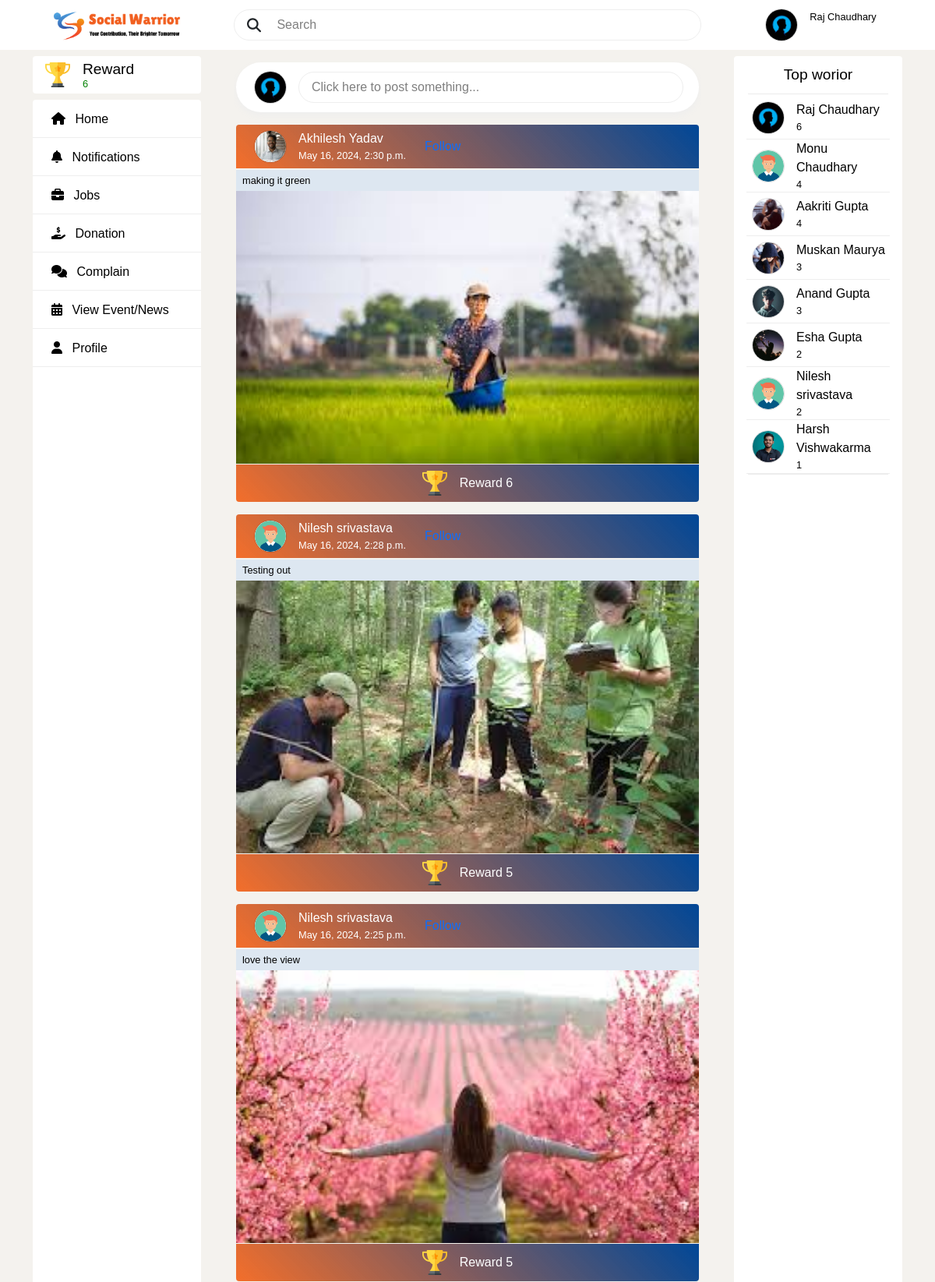
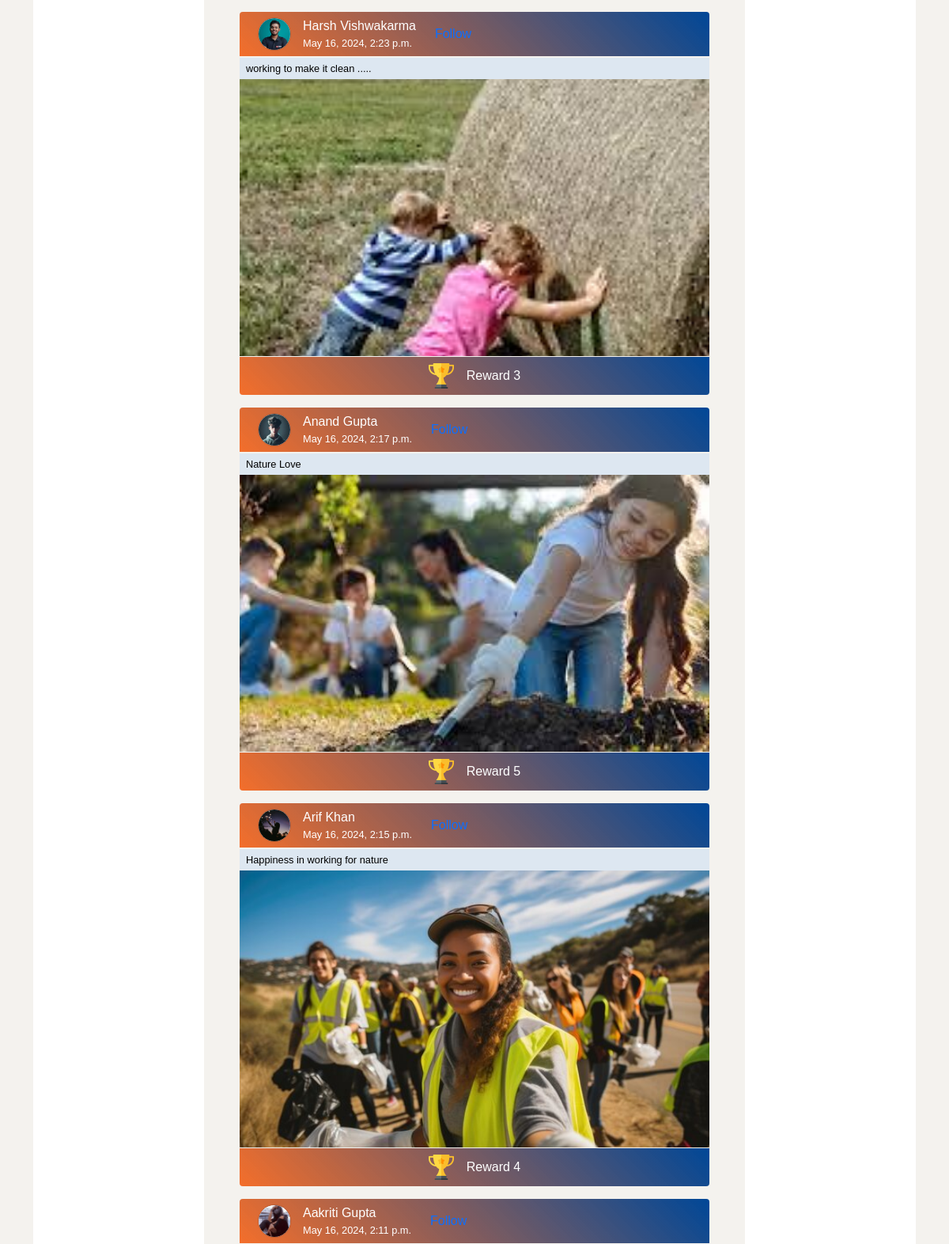
/publichome/ (signed in, upper part), run on the app's committed database (2 pictures, top to bottom).
### publicapp/models.py (models this page shows)
class Profile(models.Model):
    user=models.ForeignKey(User,on_delete=models.CASCADE,blank=True,null=True)
    contact_no=models.IntegerField()
    full_name=models.CharField(max_length=50)
    dob = models.CharField(max_length=100,blank=True)
    city=models.CharField(max_length=200)
    state=models.CharField(max_length=200)
    pin_code=models.CharField(max_length=100)
    followers=models.ManyToManyField(User,related_name='followers',blank=True)
    followings =models.ManyToManyField(User,related_name='followings',blank=True)
    profile_picture = models.ImageField(upload_to='profilepics',blank=True)

class Post(models.Model):
    pid=models.AutoField(primary_key=True)
    postcaption=models.TextField()
    postimage=models.ImageField(upload_to='posts',blank=True)
    postby=models.ForeignKey(Profile,on_delete=models.CASCADE)
    posteddate=models.DateTimeField(auto_now_add=True)
    likes = models.ManyToManyField(User,related_name="likes",blank=True)

class TopEnvorior(models.Model):
    profile = models.ForeignKey(Profile,on_delete=models.CASCADE)
    reward = models.IntegerField()

### publicapp/views.py (the view)
# urls.py: path('publichome/',views.publichome,name='publichome'),
@cache_control(no_cache=True ,must_revalidate=True,no_store=True)
def publichome(request):
    try:
        if request.session['email']!=None:
            current_user = request.session['email']
            current_user_details = Profile.objects.get(user=current_user)
            top = TopEnvorior.objects.get(profile=current_user_details)
            total_reward = top.reward
            top_envorior = TopEnvorior.objects.order_by('-reward')[:8]
            post = Post.objects.all().order_by('-posteddate')
            return render(request,'publichome.html',locals())
    except KeyError:
        return redirect('generalapp:login')

### publicapp/templates/publichome.html (shortened to what this page needs)
{% extends 'publicparent.html' %}{% load static %}{% block title %} Dashboard {% endblock title %}
{%block content%}
<div class="feed">
   <div class=" feed-search">
   <div class="user-profile">
         {% if current_user_details.profile_picture %}
         <a href="{%url 'publicapp:profile'%}">
         <img class="profile-img" src="{{ current_user_details.profile_picture.url }}" alt=""/>
         </a>
         {% else %}
         <a href="{%url 'publicapp:profile'%}">
         <img class="profile-img" src="{% static 'img/profile.png' %}" alt=""/>
         </a>
         {% endif %}
   </div>
         <div class="search" >
            <input style="cursor: pointer;" data-bs-toggle="modal" required readonly data-bs-target="#postModal" type="text" placeholder="Click here to post something...">
         </div>
   </div>
{% for post in post %}
<div class="feed-post">
   <div class="feed-header">
      <div class="user-profile" style=" position: relative; width: 100%;">
               {% if post.postby.profile_picture %}
               <a href="{%url 'publicapp:profile'%}">
               <img class="profile-img" src="{{ post.postby.profile_picture.url }}" alt=""/>
               </a>
               {% else %}
               <a href="{%url 'publicapp:profile'%}">
               <img class="profile-img" src="{% static 'img/profile.png' %}" alt=""/>
               </a>
               {% endif %}
         <div class="profile-txt">
          <a href="" class="txt-2"><p>{{post.postby.full_name}}</p></a>
          <a href="" class="txt-3"><p>{{post.posteddate}}</p></a>
       </div>
       <div class="">
         <a class="mx-4" href="/follow/{{post.postby.user.email}}">Follow</a>
       </div>
   </div>
   </div>
   <div class="feed-content">
      <p class="txt-3" style="margin-top: 2px;">{{post.postcaption}}</p>
      <div ><img style="object-fit: cover; height: 350px;" src="{{post.postimage.url}}" height="100%" width="100%"></div>
   </div>
   <div class="feed-footer">
       <a href="/like/{{post.pid}}" class="text-decoration-none"><img class="logo-img" src="{% static 'img/trophy.png' %}" /></a>
       <a href="/like/{{post.pid}}" class="text-decoration-none"><span class="txt-2">Reward {{post.likes.count}}</span></a>
   </div>
</div>
{% endfor %}
</div>
{% endblock %}

### publicapp/templates/publicparent.html (shortened to what this page needs)
<!DOCTYPE html>
<html lang="en">
  <head>
    {% load static %}
    <link
      rel="stylesheet"
      href="https://cdnjs.cloudflare.com/ajax/libs/font-awesome/6.4.0/css/all.min.css"
    />
    <link href="https://cdn.jsdelivr.net/npm/bootstrap@5.3.3/dist/css/bootstrap.min.css" rel="stylesheet">
    <link rel="stylesheet" href="{% static 'css/publicstyle.css' %}" />
  </head>
  <body class="body">
    <header>
      <div class="left">
        <div class="logo">
          <img class="logo-img" src="{% static 'img/slogo.png' %}" alt="" />
        </div>
      </div>
      <div class="middle">
        <form>
          <div class="search nav-search">
            <i class="fa fa-search" style="font-size: 18px; margin-left: 1rem">
            </i>
            <input type="text" placeholder=" Search " />
          </div>
        </form>
      </div>
      <div class="right">
        <div class="user-profile">
              {% if current_user_details.profile_picture %}
              <a href="{%url 'publicapp:profile'%}">
                <img class="profile-img" src="{{ current_user_details.profile_picture.url }}" alt=""/>
              </a>
              {% else %}
              <a href="{%url 'publicapp:profile'%}">
                <img class="profile-img" src="{% static 'img/profile.png' %}" alt=""/>
              </a>
              {% endif %}
          <div class="profile-txt">
            <a href="{%url 'publicapp:profile'%}" class="txt-3"><p>{{current_user_details.full_name}}</p></a>
          </div>
        </div>
      </div>
    </header>
    <main>
      <div class="publicleft">
        <div class="navlefttop logo">
          <img class="logo-img" src="{% static 'img/trophy.png' %}" />
          <div class="logo-txt">
            <p class="txt-1" style="color: #000000;">Reward</p>
            <p class="txt-3" style="color: green; margin-top: -5px;">{{total_reward}}</p>
          </div>
        </div>
        <div class="navleftmiddle">
          <div class="navleftmiddles">
            <a
              href="{%url 'publicapp:publichome'%}"
              class="text-decoration-none"
            >
              <span class="txt-2 "><i class="fa-solid fa-house"></i></span>
              <span class="txt-2 ">Home</span>
            </a>
          </div>
          <div class="navleftmiddles">
            <a
              href="{%  url 'publicapp:notifications' %}"
              class="text-decoration-none"
            >
              <span class="txt-2"><i class="fa-solid fa-bell"></i></span>
              <span class="txt-2">Notifications</span>
            </a>
          </div>
          <div class="navleftmiddles">
            <a href="{%url 'publicapp:jobs'%}" class="text-decoration-none">
              <span class="txt-2"><i class="fa-solid fa-briefcase"></i></span>
              <span class="txt-2">Jobs</span>
            </a>
          </div>
          <div class="navleftmiddles">
            <a href="{%url 'publicapp:donation'%}" class="text-decoration-none">
              <span class="txt-2"
                ><i class="fa-solid fa-hand-holding-dollar"></i
              ></span>
              <span class="txt-2">Donation</span>
            </a>
          </div>
          <div class="navleftmiddles">
            <a href="{%url 'publicapp:complain'%}" class="text-decoration-none">
              <span class="txt-2"
                ><i class="fa-solid fa-comments"></i
              ></span>
              <span class="txt-2">Complain</span>
            </a>
          </div>
          <div class="navleftmiddles">
            <a href="{%url 'publicapp:viewevent'%}" class="text-decoration-none">
              <span class="txt-2"
                ><i class="fa-solid fa-calendar-days"></i></span>
              <span class="txt-2">View Event/News</span>
            </a>
          </div>
          <div class="navleftmiddles">
            <a
              href="{%url 'publicapp:profile'%}"
              class="text-decoration-none"
            >
              <span class="txt-2"><i class="fa-solid fa-user"></i></span>
              <span class="txt-2">Profile</span>
            </a>
          </div>
        </div>
      </div>
      <div class="publicmiddle">{% block content %} {% endblock%}</div>
      <div class="publicright">
        <div class="box" >
          <div class="box-header" >
            <p class="txt-1" >Top  worior</p>
          </div>
      <div class="box-main">
        <div style="border-bottom: 1px solid black; opacity: 8%; margin-bottom: 2px;  margin-left: 18px; margin-right: 18px;"></div>
          {%for top in top_envorior%}
          <div class="user-profile navrightmiddles">
            <a href="">
             {% if top.profile.profile_picture %}
              <img class="profile-img" src="{{top.profile.profile_picture.url}}" alt=""/>
             {% else %}
              <img class="profile-img" src="{% static 'img/profile.png' %}" alt=""/>
             {% endif %}
            </a>
            <div class="profile-txt">
              <a href="" class="txt-2"><p>{{top.profile.full_name}}</p></a>
              <a href="" class="txt-3"><p>{{top.reward}}</p></a>
            </div>
          </div>
          {%endfor%}
          <div style="border-bottom: 1px solid black; opacity: 8%; margin-bottom: 2px;  margin-left: 18px; margin-right: 18px;"></div>
      </div>
        </div>
      </div>
    </main>
  </body>
</html>

### static/css/publicstyle.css (style rules this page uses)
:root { --white: #000000; --darkgray: #3a3a3a; --gray: #eee; --lightgray: #faf8f8; --green: #ec4c17; --border-radius: 0.25rem; --border-radius2: 5rem; }
* { font-family: "Poppins", sans-serif; margin: 0; padding: 0; }
body { scroll-behavior: smooth; position: relative; height: 100vh; width: 100%; background: #f4f2ee; overflow: hidden; margin: 0; padding: 0; }
a { text-decoration: none; }
p { margin-bottom: 0rem; }
.txt-1 { color: var(--white); font-size: 1.2rem; font-weight: 500; }
.txt-2 { color: var(--white); font-size: 1rem; font-weight: 400; }
.txt-3 { color: var(--white); font-size: 0.8rem; font-weight: 300; }
input { color: black; }
header { width: 100%; position: absolute; background: #ffffff; }
.logo { display: flex; align-items: center; }
.user-profile { display: flex; align-items: center; }
.logo-img { height: 3rem; object-fit: cover; }
.logo-txt { margin: 0rem 0rem 0rem 1rem; }
.profile-txt { min-height: 2.5rem; margin: 0rem 0rem 0rem 1rem; }
.profile-img { margin-left: 0.5rem; width: 2.5rem; height: 2.5rem; object-fit: cover; box-shadow: rgba(0, 0, 0, 0.02) 0px 1px 3px 0px, rgba(27, 31, 35, 0.15) 0px 0px 0px 1px; background-color: #ffffff; border-radius: 100rem; }
.search { width: 100%; height: 2.5rem; display: flex; margin-right: 20px; align-items: center; border: 1px solid var(--gray); border-radius: var(--border-radius2); background: transparent; }
.search input[type="text"],input[type="number"] { padding: 0rem 1rem 0rem 1rem; height: 2.5rem; flex: 1; border: none; outline: none; background: transparent; }
input::placeholder { color: #000000; opacity: 50%; }
main { top: 4rem; position: absolute; display: flex; }
.publicleft { width: 25vw; display: flex; flex-direction: column; align-items: center; }
.navlefttop { margin: 0.5rem; width: 18vw; height: 3rem; border-radius: var(--border-radius); background: #ffffff; }
.navlefttop .logo-img { margin-left: 1rem; height: 2rem; width: 2rem; aspect-ratio: 1/1; }
.navleftmiddle { display: flex; flex-direction: column; flex: 1; width: 18vw; border-radius: var(--border-radius); background: #ffffff; }
.navleftmiddle div { box-sizing: unset; padding: 0.8rem 0rem; height: 1.4rem; border-bottom: 0.5px solid var(--gray); }
.navleftmiddle div .txt-2 { margin-left: 0.5rem; }
.navleftmiddle div a { margin-left: 1rem; }
.publicmiddle { height: 90vh; width: 50vw; overflow: auto; scrollbar-width: none; }
.feed { display: flex; height: fit-content; flex-direction: column; align-content: center; align-items: center; }
.feed-search { border-radius: var(--border-radius2); background-color: var(--white); background: #ffffff; display: flex; align-items: center; margin: 1rem 0rem 0rem 0rem; width: 99%; height: 4rem; box-shadow: 0 4px 8px 0 var(--gray); }
.feed-search .btn,.user-profile { margin: 0rem 1rem; }
.feed-post { width: 99%; margin: 1rem 0rem 0rem; }
.feed-header { display: flex; align-items: center; justify-content: space-between; background: linear-gradient(45deg, #f3580adb, #004797); border-radius: var(--border-radius) var(--border-radius) 0rem 0rem; height: 3.5rem; }
.feed-header .profile-txt a { color: #ffffff; }
.feed-content { background-color: #dde7f1; margin: 0.05rem 0rem 0.05rem 0rem; }
.feed-content p { padding: 0.25rem 0.5rem 0.25rem 0.5rem; }
.feed-footer { display: flex; align-items: center; justify-content: center; background: linear-gradient(45deg, #f3580adb, #004797); height: 3rem; border-radius: 0rem 0rem var(--border-radius) var(--border-radius); }
.feed-footer span { color: white; }
.feed-footer .logo-img { margin-right: 1rem; height: 2rem; width: 2rem; aspect-ratio: 1 / 1; }
.publicright { width: 25vw; display: flex; flex-direction: column; align-items: center; }
.box { position: relative; margin-top: 0.5rem; flex: 1; width: 18vw; border-radius: var(--border-radius); background: #ffffff; }
.box .box-header { position: absolute; top: 1.5rem; left: 50%; transform: translate(-50%, -50%); }
.box .box-main { height: -webkit-fill-available; position: absolute; width: 100%; top:3rem; overflow: auto; }
.box .user-profile { min-height: 3.5rem; border-bottom: 0.5px solid var(--gray); }
@media (min-width: 786px) { header { display: flex; align-items: center; height: 4rem; } }
@media (min-width: 786px) { header .left, header .right { width: 50%; display: flex; justify-content: space-evenly; } }
@media (min-width: 786px) { header .middle { width: 100%; } }
header .left { justify-content: space-around; display: flex; }

### data on the page
Profile: profile_picture (picture), full_name "Raj Chaudhary"
Post: postby.profile_picture (picture), postby.full_name "Akhilesh Yadav", posteddate "May 16, 2024, 2:30 p.m.", postcaption "making it green", postimage (picture), likes.count "6"
Post: postby.full_name "Nilesh srivastava", posteddate "May 16, 2024, 2:28 p.m.", postcaption "Testing out", postimage (picture), likes.count "5"
Post: postby.full_name "Nilesh srivastava", posteddate "May 16, 2024, 2:25 p.m.", postcaption "love the view", postimage (picture), likes.count "5"
Post: postby.profile_picture (picture), postby.full_name "Harsh Vishwakarma", posteddate "May 16, 2024, 2:23 p.m.", postcaption "working to make it clean .....", postimage (picture), likes.count "3"
Post: postby.profile_picture (picture), postby.full_name "Anand Gupta", posteddate "May 16, 2024, 2:17 p.m.", postcaption "Nature Love", postimage (picture), likes.count "5"
Post: postby.profile_picture (picture), postby.full_name "Arif Khan", posteddate "May 16, 2024, 2:15 p.m.", postcaption "Happiness in working for nature", postimage (picture), likes.count "4"
Post: postby.profile_picture (picture), postby.full_name "Aakriti Gupta", posteddate "May 16, 2024, 2:11 p.m."
TopEnvorior: profile.profile_picture (picture), profile.full_name "Raj Chaudhary", reward "6"
TopEnvorior: profile.full_name "Monu Chaudhary", reward "4"
TopEnvorior: profile.profile_picture (picture), profile.full_name "Aakriti Gupta", reward "4"
TopEnvorior: profile.profile_picture (picture), profile.full_name "Muskan Maurya", reward "3"
TopEnvorior: profile.profile_picture (picture), profile.full_name "Anand Gupta", reward "3"
TopEnvorior: profile.profile_picture (picture), profile.full_name "Esha Gupta", reward "2"
TopEnvorior: profile.full_name "Nilesh srivastava", reward "2"
TopEnvorior: profile.profile_picture (picture), profile.full_name "Harsh Vishwakarma", reward "1"

### other printed values
{{ total_reward }} "6"
